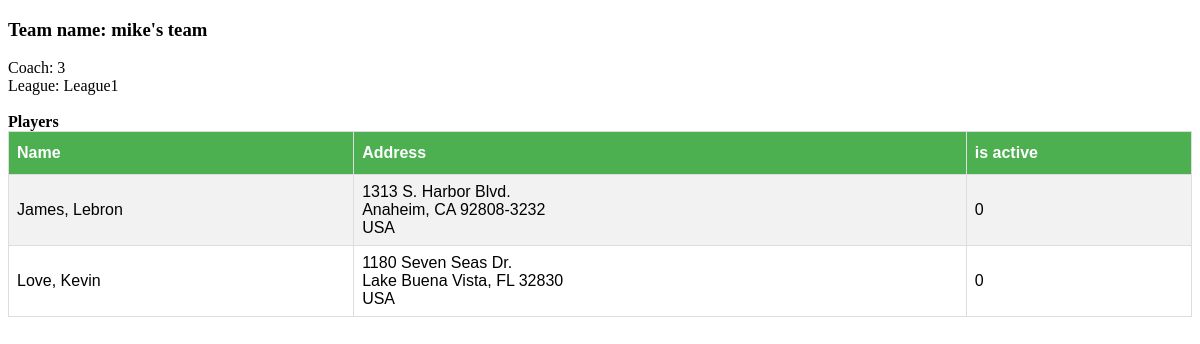
The page /web/team_view.php?team_ID=1 on the database its author committed.
### tables this page shows
CREATE TABLE Sports_team (
    ID int(10) unsigned not null AUTO_INCREMENT,
    League int(10) unsigned DEFAULT NULL,
    Coach int(10) unsigned UNIQUE DEFAULT NULL,
    Team_name varchar(100) not null,

    PRIMARY KEY (ID),
    FOREIGN KEY (Coach) REFERENCES User (ID) ON DELETE SET NULL,
    FOREIGN KEY (League) REFERENCES League (ID) ON DELETE SET NULL
);

CREATE TABLE Players (
    ID int(10) unsigned not null AUTO_INCREMENT,
    Team int (10) unsigned not null,
    Name_first varchar(100),
    Name_last varchar(100) not null,
    Street varchar(250),
    City varchar(100),
    State varchar(100),
    Country varchar(100),
    ZipCode char(10) DEFAULT NULL,
    currently_active bit(1) DEFAULT 0,

    PRIMARY KEY (ID),
    FOREIGN KEY (Team) REFERENCES Sports_team (ID),
    UNIQUE INDEX uniq_name (Name_last, Name_first)
);

### web/functions/team_fns.php (called while the page is built, shortened)
<?php
	require_once("classes/Player.php");
	require_once("classes/Team.php");
	function get_team_by_ID($team_id)
	{
		$team_table = TEAM_TABLE;
		$db = db_connect();
		$query = "SELECT *
					FROM $team_table
					WHERE ID = $team_id";
		if (!$result = $db->query($query))
		{
			return null;
		}
		$data['info'] = $result->fetch_assoc();
		$data['players'] = get_players($team_id);
		return $data;
	}
	function get_players($team_id)
	{
		$players_table = PLAYERS_TABLE;
		$db = db_connect();
		$query = "SELECT *
					FROM $players_table
					WHERE Team = $team_id";
		if (!$result = $db->query($query))
		{
			return null;
		}
		$player_array = array();
		while ($row = $result->fetch_assoc())
		{
			$player_object = new Player($row['Name_first'], $row['Name_last'], $row['Street'], $row['City'], $row['State'], $row['Country'], $row['ZipCode'], $row['currently_active']);
			array_push($player_array, $player_object);
		}
		return $player_array;
	}
?>

### web/classes/Team.php (called while the page is built)
<?php
	require_once("functions/team_fns.php");
	class Team
	{
		private $name;
		private $coach;
		private $league;
		private $players;
		function __construct($name, $coach, $league, $players = null)
		{
			$this->name = $name;
			$this->coach = $coach;
			$this->league = $league;
			$this->players = $players;
		}
		function name()
		{
			if( func_num_args() == 0 )
			{
				return $this->name;
			}
			else if( func_num_args() == 1 )
			{
				$this->name = func_get_arg(0);
			}
			return $this;
		}
		function coach()
		{
			if( func_num_args() == 0 )
			{
				return $this->coach;
			}
			else if( func_num_args() == 1 )
			{
				$this->coach = func_get_arg(0);
			}
			return $this;
		}
		function league()
		{
			if( func_num_args() == 0 )
			{
				return $this->league;
			}
			else if( func_num_args() == 1 )
			{
				$this->league = func_get_arg(0);
			}
			return $this;
		}
		function players()
		{
			if( func_num_args() == 0 )
			{
				return $this->players;
			}
			else if( func_num_args() == 1 )
			{
				$this->players = func_get_arg(0);
			}
			return $this;
		}
	}
?>

### web/team_view.php (the view, shortened to what this page needs)
<?php
	require_once('classes/User.php');
	require_once('classes/Team.php');
	if (!isset($_GET['team_ID']))
	{
		echo "make sure there's GET data like: 'team_view.php?team_ID=1'";
		throw new Exception('Found no GET data');
	}
	else
	{
		$team = get_team_by_ID($_GET['team_ID']);
		$team_object = new Team($team['info']['Team_name'],
								$team['info']['Coach'],
								get_league_name($team['info']['League']),
								get_players($team['info']['ID']));
	}
?>
<!DOCTYPE html>
<html>
<head>
	<link rel="stylesheet" type="text/css" href="css/table.css">
</head>
<body>
	<h3>Team name: <?php echo $team_object->name(); ?></h3>
	Coach: <?php echo $team_object->coach(); ?> <br>
	League: <?php echo $team_object->league(); ?><br>
	<?php if ($team_object->players() != null): ?>
	<br><strong>Players</strong><br>
	<table>
		<tr>
			<th>Name</th>
			<th>Address</th>
			<th>is active</th>
		</tr>
		<?php foreach($team_object->players() as $player): ?>
		<tr>
			<td><?php echo $player->name(); ?></td>
			<td><?php echo $player->get_full_address(); ?></td>
			<td><?php echo $player->is_active(); ?></td>
		</tr>
		<?php endforeach; ?>
	</table>
	<?php else: ?>
	There are no players on this team
	<?php endif; ?>
</body>
</html>

### web/classes/Player.php (shortened to what this page needs)
<?php
	class Player
	{
		private $fname;
		private $lname;
		private $street;
		private $city;
		private $state;
		private $country;
		private $zipcode;
		private $is_active;
		function __construct($fname, $lname, $street, $city, $state, $country, $zipcode, $is_active=false)
		{
			$this->fname = $fname;
			$this->lname = $lname;
			$this->street = $street;
			$this->city = $city;
			$this->state = $state;
			$this->country = $country;
			$this->zipcode = $zipcode;
			$this->is_active = $is_active;
		}
		function name()
		{
			if( func_num_args() == 0 )
			{
				return $this->lname.", ".$this->fname;
			}
			else if ( func_num_args() == 2 )
			{
				$this->name = func_get_arg(0).", ".func_get_arg(1);
			}
			return $this;
		}
		function is_active()
		{
			return $this->is_active;
		}
		function get_full_address()
		{
			$full_address = $this->street."<br/>".$this->city.", ".$this->state." ".$this->zipcode."<br/>".$this->country;
			return $full_address;
		}
	}
?>

### web/css/table.css (style rules this page uses)
table { font-family: "Trebuchet MS", Arial, Helvetica, sans-serif; border-collapse: collapse; width: 100%; }
td, th { border: 1px solid #ddd; padding: 8px; }
tr:nth-child(even) { background-color: #f2f2f2; }
th { padding-top: 12px; padding-bottom: 12px; text-align: left; background-color: #4CAF50; color: white; }

### rows shown on the page
sports_team: Team_name "mike's team", Coach "3"
players: $player->name() "James, Lebron", Street "1313 S. Harbor Blvd.", City "Anaheim", State "CA", ZipCode "92808-3232", Country "USA", currently_active "0"
players: $player->name() "Love, Kevin", Street "1180 Seven Seas Dr.", City "Lake Buena Vista", State "FL", ZipCode "32830", Country "USA", currently_active "0"

### other values the page prints
$team_object->league() "League1"
